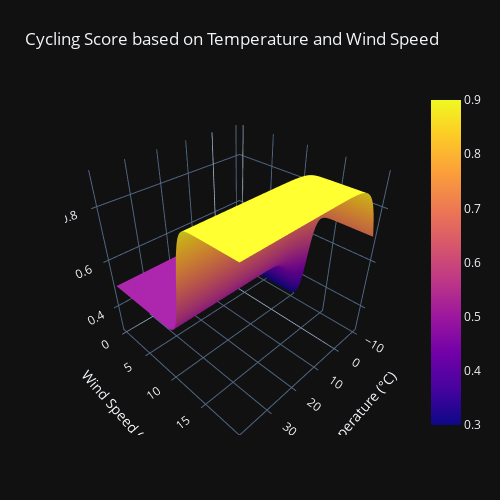

Notebook code for this chart:
### Code cell
# Flatten the 2D arrays
flat_temps = temp_grid.flatten()
flat_wind_speeds = wind_speed_grid.flatten()
flat_scores = scores.flatten()

# Create a DataFrame
df = pd.DataFrame({
    'Temperature': flat_temps,
    'Wind_Speed': flat_wind_speeds,
    'Score': flat_scores
})
import plotly.graph_objects as go
import pandas as pd
import numpy as np

# Assuming 'df' is your DataFrame
df = df.sort_values(by=['Temperature', 'Wind_Speed'])

# Reshape the 'Score' column to a 2D array
z = df['Score'].values.reshape((100, 100))

# Get the unique 'Temperature' and 'Wind_Speed' values
x = df['Temperature'].unique()
y = df['Wind_Speed'].unique()

fig = go.Figure(data=[go.Surface(z=z, x=x, y=y)])
fig.update_layout(title='Cycling Score based on Temperature and Wind Speed', autosize=False,
                  margin=dict(l=65, r=50, b=65, t=90),
                  template='plotly_dark',
                    scene=dict(xaxis_title='Temperature (°C)',
                                yaxis_title='Wind Speed (m/s)',
                                zaxis_title='Cycling Score'))

                  
fig.show()

### Figure 1 — Plotly figure (JSON) as saved in the notebook; plotly's stock layout.template omitted (floating-point values rounded to 4 significant figures; data arrays with more than 128 entries replaced by an {"elided": "..."} marker saying what was removed)
{"data": [{"type": "surface", "x": [-10, -9.495, -8.99, -8.485, -7.98, -7.475, -6.97, -6.465, -5.96, -5.455, -4.949, -4.444, -3.939, -3.434, -2.929, -2.424, -1.919, -1.414, -0.9091, -0.404, 0.101, 0.6061, 1.111, 1.616, 2.121, 2.626, 3.131, 3.636, 4.141, 4.646, 5.152, 5.657, 6.162, 6.667, 7.172, 7.677, 8.182, 8.687, 9.192, 9.697, 10.2, 10.71, 11.21, 11.72, 12.22, 12.73, 13.23, 13.74, 14.24, 14.75, 15.25, 15.76, 16.26, 16.77, 17.27, 17.78, 18.28, 18.79, 19.29, 19.8, 20.3, 20.81, 21.31, 21.82, 22.32, 22.83, 23.33, 23.84, 24.34, 24.85, 25.35, 25.86, 26.36, 26.87, 27.37, 27.88, 28.38, 28.89, 29.39, 29.9, 30.4, 30.91, 31.41, 31.92, 32.42, 32.93, 33.43, 33.94, 34.44, 34.95, 35.45, 35.96, 36.46, 36.97, 37.47, 37.98, 38.48, 38.99, 39.49, 40], "y": [0, 0.202, 0.404, 0.6061, 0.8081, 1.01, 1.212, 1.414, 1.616, 1.818, 2.02, 2.222, 2.424, 2.626, 2.828, 3.03, 3.232, 3.434, 3.636, 3.838, 4.04, 4.242, 4.444, 4.646, 4.848, 5.051, 5.253, 5.455, 5.657, 5.859, 6.061, 6.263, 6.465, 6.667, 6.869, 7.071, 7.273, 7.475, 7.677, 7.879, 8.081, 8.283, 8.485, 8.687, 8.889, 9.091, 9.293, 9.495, 9.697, 9.899, 10.1, 10.3, 10.51, 10.71, 10.91, 11.11, 11.31, 11.52, 11.72, 11.92, 12.12, 12.32, 12.53, 12.73, 12.93, 13.13, 13.33, 13.54, 13.74, 13.94, 14.14, 14.34, 14.55, 14.75, 14.95, 15.15, 15.35, 15.56, 15.76, 15.96, 16.16, 16.36, 16.57, 16.77, 16.97, 17.17, 17.37, 17.58, 17.78, 17.98, 18.18, 18.38, 18.59, 18.79, 18.99, 19.19, 19.39, 19.6, 19.8, 20], "z": {"elided": "100x100 float values"}}], "layout": {"autosize": false, "height": 500, "margin": {"b": 65, "l": 65, "r": 50, "t": 90}, "scene": {"xaxis": {"title": {"text": "Temperature (°C)"}}, "yaxis": {"title": {"text": "Wind Speed (m/s)"}}, "zaxis": {"title": {"text": "Cycling Score"}}}, "title": {"text": "Cycling Score based on Temperature and Wind Speed"}, "width": 500}}
